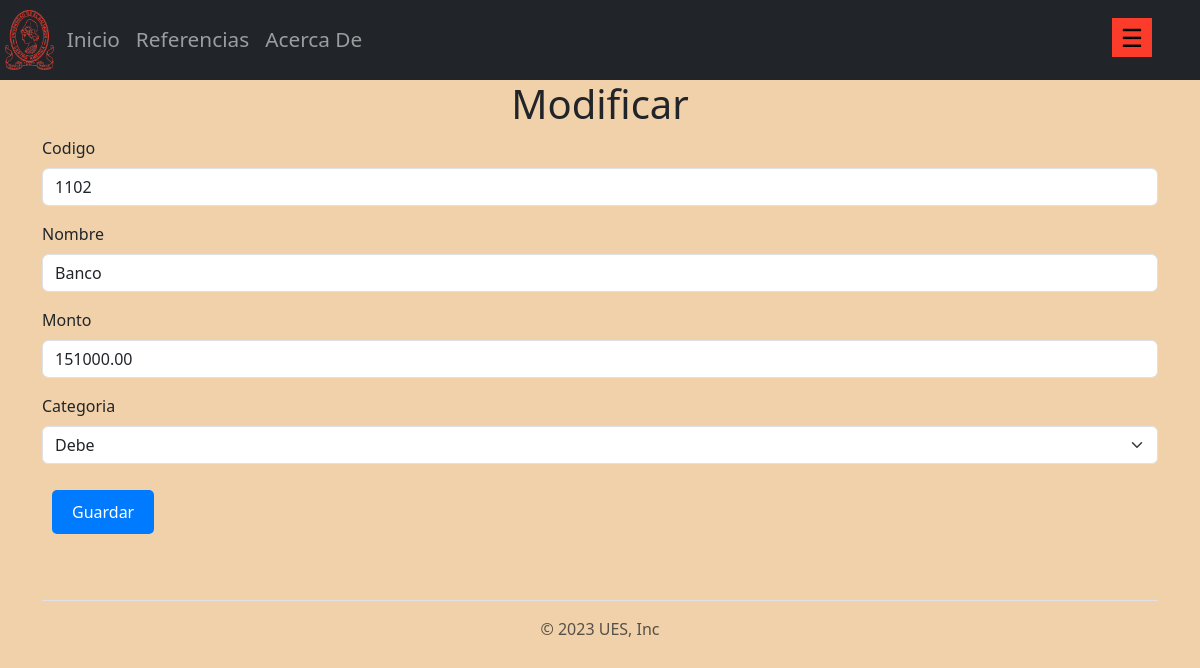
The app's page /cuenta/crud/modificar/14/, older data.
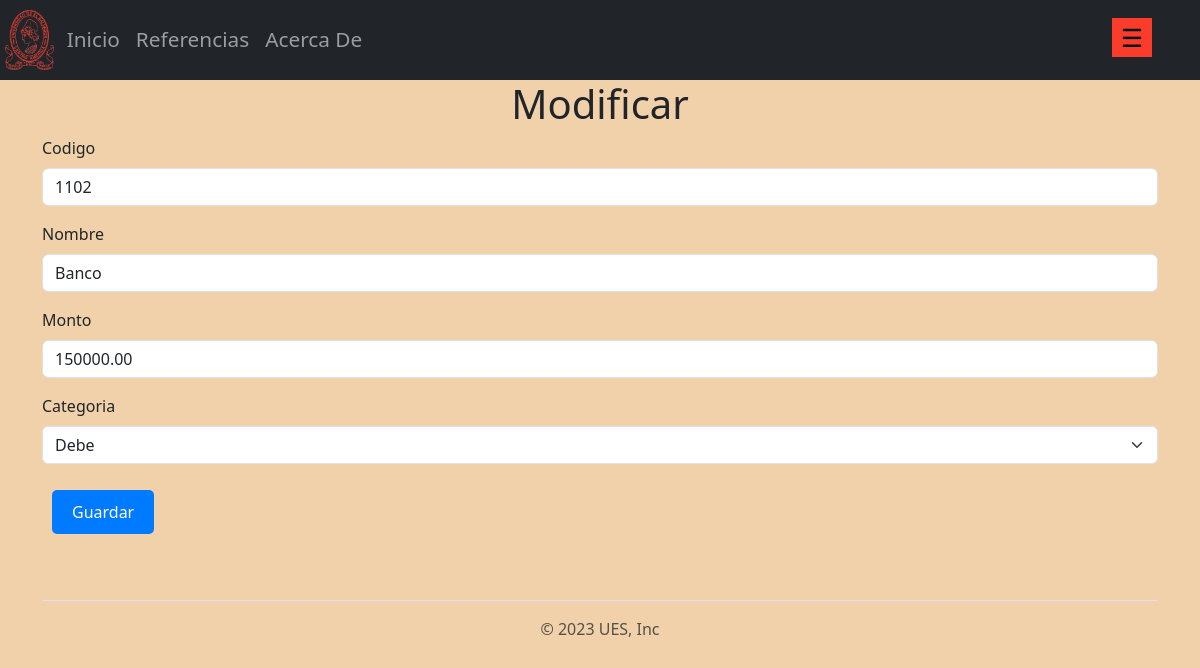
The same page, newer data.
### aplicaciones/cuenta/models.py (models this page shows, shortened)
class cuenta(models.Model):
    codigo = models.CharField(max_length=10)
    nombre = models.CharField(max_length=50)
    monto = models.DecimalField(max_digits=10, decimal_places=2)
    categoria = models.CharField(max_length=5, choices=[("Debe", "Debe"), ("Haber", "Haber")], default="")

### aplicaciones/cuenta/views.py (the view)
# urls.py: path('cuenta/crud/modificar/<pk>/', views.modificar.as_view(), name='modificar'),
class modificar(UpdateView):
    template_name = 'cuenta/crud/modificar.html'
    model = cuenta
    fields = ['codigo','nombre','monto','categoria']
    success_message = "El registro %(nombre)s fue mofificado exitosamente"
    success_url = reverse_lazy('cuenta')

### templates/cuenta/crud/modificar.html (shortened to what this page needs)
{% extends 'layout/base.html' %}
{% load bootstrap5 %}
{% block content %}
    <h1>Modificar</h1>
    <form action="" method="post">
        {% bootstrap_form form %}
        <input type="submit" value="Guardar" class="btn btn-primary">
</form>
{% endblock content %}

Row changes from the older to the newer data that the page shows:
changed cuenta "Banco": monto "151000.00" → "150000.00"
